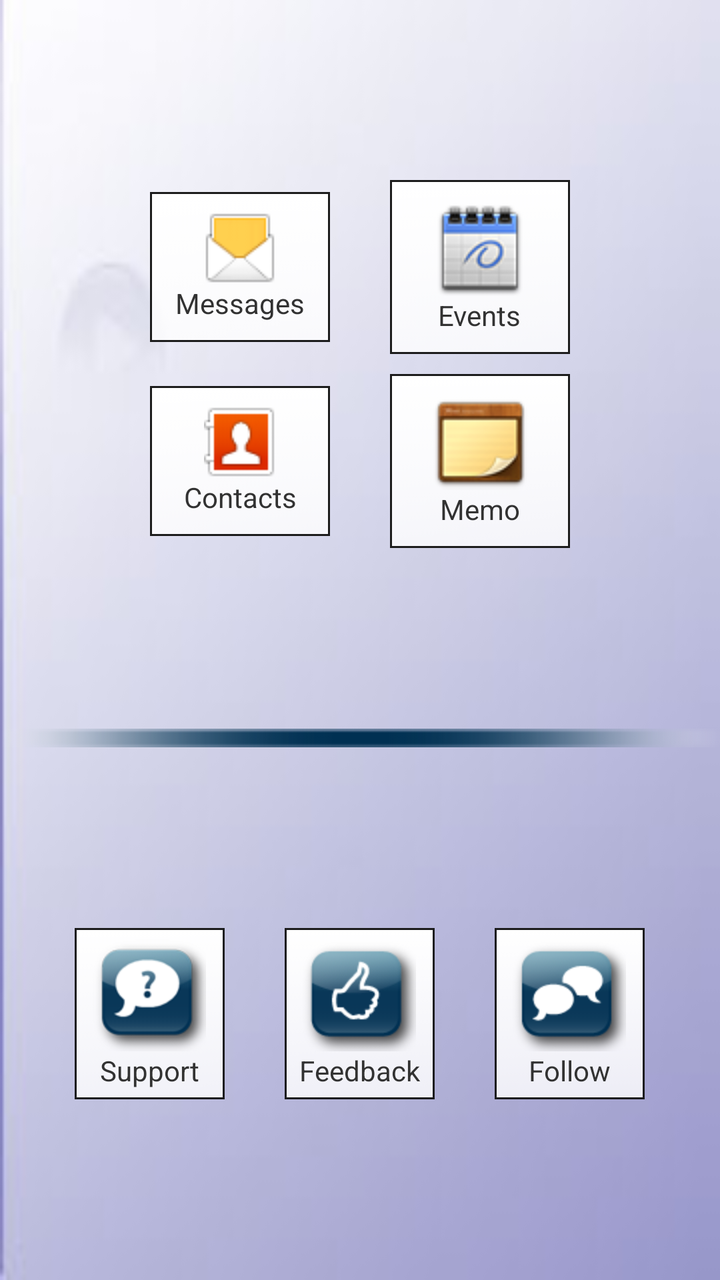
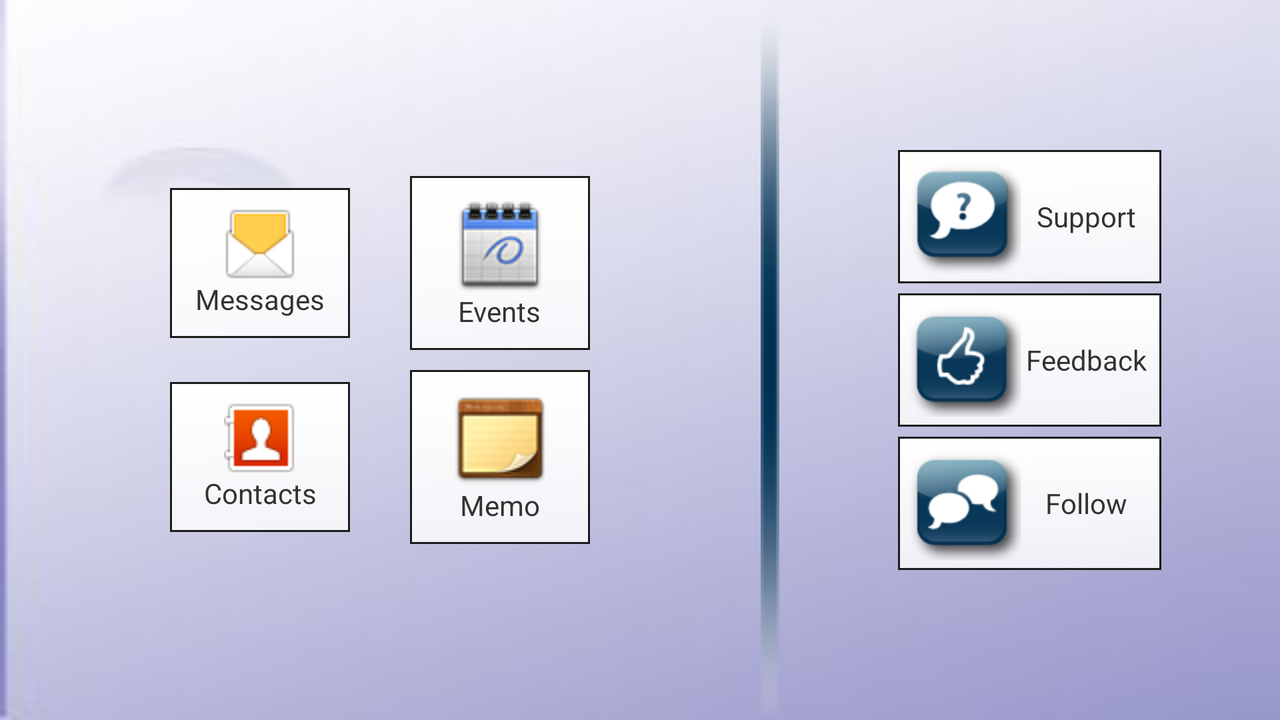

First picture: res/layout/ on a phone held upright. Second picture: the repository's own variant of that layout, on a device whose configuration matches the variant's folder. Source for both follows.
<!-- AndroidManifest.xml: application theme AppTheme -->
<!-- res/layout/home.xml -->
<?xml version="1.0" encoding="utf-8"?>

<LinearLayout xmlns:android="http://schemas.android.com/apk/res/android"
    android:layout_width="match_parent"
    android:layout_height="match_parent"
    android:background="@drawable/bg_norm"
    android:orientation="vertical"
    android:weightSum="4" >

    <LinearLayout
        android:layout_width="match_parent"
        android:layout_height="wrap_content"
        android:layout_weight="2"
        android:orientation="vertical" >

        <ScrollView
            android:id="@+id/scrollView3"
            android:layout_width="match_parent"
            android:layout_height="match_parent" >

            <TableLayout
                android:id="@+id/tl"
                android:layout_width="match_parent"
                android:layout_height="match_parent"
                android:layout_gravity="center" >

                <TableRow android:gravity="center" >

                    <LinearLayout
                        android:id="@+id/bMessage"
                        android:background="@drawable/custom_btn"
                        android:clickable="true"
                        android:gravity="center"
                        android:orientation="vertical"
                        android:padding="10dp" >

                        <TextView
                            android:layout_width="wrap_content"
                            android:layout_height="wrap_content"
                            android:background="@drawable/ic_launcher_smsmms"
                            android:clickable="false"
                            android:focusable="false"
                            android:textAlignment="textEnd" />

                        <TextView
                            android:layout_width="wrap_content"
                            android:layout_height="wrap_content"
                            android:layout_gravity="center"
                            android:text="Messages" />
                    </LinearLayout>

                    <LinearLayout
                        android:id="@+id/bCalendar"
                        android:layout_marginLeft="30dp"
                        android:background="@drawable/custom_btn"
                        android:clickable="true"
                        android:gravity="center"
                        android:orientation="vertical"
                        android:padding="10dp" >

                        <TextView
                            android:layout_width="wrap_content"
                            android:layout_height="wrap_content"
                            android:background="@drawable/ic_launcher_calendar"
                            android:text=""
                            android:textAlignment="textEnd" />

                        <TextView
                            android:id="@+id/textView1"
                            android:layout_width="wrap_content"
                            android:layout_height="wrap_content"
                            android:layout_gravity="center"
                            android:text="Events" />
                    </LinearLayout>
                </TableRow>

                <TableRow
                    android:layout_marginTop="10dp"
                    android:gravity="center" >

                    <LinearLayout
                        android:id="@+id/bContact"
                        android:background="@drawable/custom_btn"
                        android:clickable="true"
                        android:gravity="center"
                        android:orientation="vertical"
                        android:padding="10dp" >

                        <TextView
                            android:layout_width="wrap_content"
                            android:layout_height="wrap_content"
                            android:background="@drawable/ic_launcher_contacts"
                            android:text=""
                            android:textAlignment="textEnd" />

                        <TextView
                            android:layout_width="70dp"
                            android:layout_height="wrap_content"
                            android:layout_gravity="center"
                            android:gravity="center"
                            android:text="Contacts" />
                    </LinearLayout>

                    <LinearLayout
                        android:id="@+id/bMemo"
                        android:layout_marginLeft="30dp"
                        android:background="@drawable/custom_btn"
                        android:clickable="true"
                        android:gravity="center"
                        android:orientation="vertical"
                        android:padding="10dp" >

                        <TextView
                            android:layout_width="wrap_content"
                            android:layout_height="wrap_content"
                            android:background="@drawable/ic_launcher_memo"
                            android:text=""
                            android:textAlignment="textEnd" />

                        <TextView
                            android:layout_width="70dp"
                            android:layout_height="wrap_content"
                            android:layout_gravity="center"
                            android:gravity="center"
                            android:text="Memo" />
                    </LinearLayout>
                </TableRow>
            </TableLayout>
        </ScrollView>
    </LinearLayout>

    <LinearLayout
        android:layout_width="match_parent"
        android:layout_height="wrap_content"
        android:background="@drawable/divider_horiz"
        android:orientation="vertical" >

        <ScrollView
            android:id="@+id/scrollView1"
            android:layout_width="match_parent"
            android:layout_height="match_parent"
            android:visibility="gone" >

            <TableLayout
                android:layout_width="match_parent"
                android:layout_height="match_parent"
                android:layout_gravity="center" >

                <TableRow android:gravity="center" >

                    <ImageButton
                        android:id="@+id/button1"
                        android:layout_width="50dp"
                        android:layout_height="50dp"
                        android:src="@drawable/custom_btn"
                        android:text="" />

                    <ImageButton
                        android:id="@+id/button1"
                        android:layout_width="50dp"
                        android:layout_height="50dp"
                        android:layout_marginLeft="30dp"
                        android:src="@drawable/custom_btn"
                        android:text="" />

                    <ImageButton
                        android:id="@+id/button1"
                        android:layout_width="50dp"
                        android:layout_height="50dp"
                        android:layout_marginLeft="30dp"
                        android:src="@drawable/custom_btn"
                        android:text="" />
                </TableRow>
            </TableLayout>
        </ScrollView>
    </LinearLayout>

    <LinearLayout
        android:layout_width="match_parent"
        android:layout_height="wrap_content"
        android:layout_weight="2"
        android:orientation="vertical" >

        <ScrollView
            android:id="@+id/scrollView2"
            android:layout_width="match_parent"
            android:layout_height="match_parent" >

            <TableLayout
                android:layout_width="match_parent"
                android:layout_height="match_parent"
                android:layout_gravity="center" >

                <TableRow android:gravity="center" >

                    <LinearLayout
                        android:id="@+id/llSupport"
                        android:background="@drawable/custom_btn"
                        android:clickable="true"
                        android:gravity="center"
                        android:orientation="vertical"
                        android:padding="5dp" >

                        <TextView
                            android:id="@+id/button1"
                            android:layout_width="wrap_content"
                            android:layout_height="wrap_content"
                            android:background="@drawable/icon_support"
                            android:focusable="true" />

                        <TextView
                            android:id="@+id/textView1"
                            android:layout_width="65dp"
                            android:layout_height="wrap_content"
                            android:layout_gravity="center"
                            android:focusable="false"
                            android:gravity="center"
                            android:text="Support" />
                    </LinearLayout>

                    <LinearLayout
                        android:layout_marginLeft="30dp"
                        android:background="@drawable/custom_btn"
                        android:clickable="true"
                        android:gravity="center"
                        android:orientation="vertical"
                        android:padding="5dp" >

                        <TextView
                            android:id="@+id/button1"
                            android:layout_width="wrap_content"
                            android:layout_height="wrap_content"
                            android:background="@drawable/icon_feedback"
                            android:text="" />

                        <TextView
                            android:id="@+id/textView1"
                            android:layout_width="65dp"
                            android:layout_height="wrap_content"
                            android:layout_gravity="center"
                            android:gravity="center"
                            android:text="Feedback" />
                    </LinearLayout>

                    <LinearLayout
                        android:layout_marginLeft="30dp"
                        android:background="@drawable/custom_btn"
                        android:clickable="true"
                        android:gravity="center"
                        android:orientation="vertical"
                        android:padding="5dp" >

                        <TextView
                            android:id="@+id/button1"
                            android:layout_width="wrap_content"
                            android:layout_height="wrap_content"
                            android:background="@drawable/icon_follow"
                            android:text="" />

                        <TextView
                            android:id="@+id/textView1"
                            android:layout_width="65dp"
                            android:layout_height="wrap_content"
                            android:layout_gravity="center"
                            android:gravity="center"
                            android:text="Follow" />
                    </LinearLayout>
                </TableRow>
            </TableLayout>
        </ScrollView>
    </LinearLayout>

</LinearLayout>
<!-- resources referenced by this layout -->
<resources>
  <!-- drawable bg_norm: jpg bitmap (drawable-hdpi, 2357 bytes) -->
  <!-- drawable custom_btn (drawable) -->
  <selector xmlns:android="http://schemas.android.com/apk/res/android">
  
      <item android:drawable="@drawable/item_normal" android:state_enabled="true" android:state_window_focused="false"/>
      <item android:drawable="@drawable/item_normal" android:state_enabled="false" android:state_window_focused="false"/>
      <item android:drawable="@drawable/item_selected" android:state_pressed="true"/>
      <item android:drawable="@drawable/item_selected" android:state_enabled="true" android:state_focused="true"/>
      <item android:drawable="@drawable/item_normal" android:state_enabled="true"/>
      <item android:drawable="@drawable/item_selected" android:state_focused="true"/>
      <item android:drawable="@drawable/item_normal"/>
  
  </selector>
  <!-- drawable divider_horiz: png bitmap (drawable-ldpi, 785 bytes) -->
  <!-- drawable ic_launcher_calendar: png bitmap (drawable, 410 bytes) -->
  <!-- drawable ic_launcher_contacts: png bitmap (drawable, 1409 bytes) -->
  <!-- drawable ic_launcher_memo: png bitmap (drawable, 1466 bytes) -->
  <!-- drawable ic_launcher_smsmms: png bitmap (drawable, 1211 bytes) -->
  <!-- drawable icon_feedback: png bitmap (drawable-hdpi, 4833 bytes) -->
  <!-- drawable icon_follow: png bitmap (drawable-hdpi, 4342 bytes) -->
  <!-- drawable icon_support: png bitmap (drawable-hdpi, 5406 bytes) -->
  <style name="AppTheme" parent="AppBaseTheme">
       
      </style>
  <!-- drawable item_normal (drawable) -->
  <?xml version="1.0" encoding="utf-8"?>
  
  <shape xmlns:android="http://schemas.android.com/apk/res/android" >
      <gradient
          android:startColor="#FFFFFFFF"
              android:endColor="#CCFFFFFF"
          
              android:angle="270" />
          <stroke
              android:width="1dp"
              android:color="#1C1C1C" />
  </shape>
  <!-- drawable item_selected (drawable) -->
  <?xml version="1.0" encoding="utf-8"?>
  
  <shape xmlns:android="http://schemas.android.com/apk/res/android" >
  
      <gradient
          android:angle="90"
          android:endColor="#400000FF"
          android:startColor="#200000FF" />
  
      <stroke
          android:width="1dp"
          android:color="#ABA4A4" />
  
      <corners android:radius="5dp" />
  
  </shape>
  <style name="AppBaseTheme" parent="android:Theme.Light">
        
      </style>
</resources>
<!-- res/layout-land/home.xml (the author's variant of the layout above) -->
<!-- drawn on the phone turned sideways -->
<?xml version="1.0" encoding="utf-8"?>

<LinearLayout xmlns:android="http://schemas.android.com/apk/res/android"
    android:layout_width="match_parent"
    android:layout_height="match_parent"
    android:background="@drawable/bg_norm"
    android:orientation="horizontal"
    android:weightSum="10" >

    <LinearLayout
        android:layout_width="match_parent"
        android:layout_height="match_parent"
        android:layout_weight="4"
        android:orientation="vertical" >

        <ScrollView
            android:id="@+id/scrollView3"
            android:layout_width="match_parent"
            android:layout_height="match_parent" >

            <TableLayout
                android:id="@+id/tl"
                android:layout_width="match_parent"
                android:layout_height="match_parent"
                android:layout_gravity="center" >

                <TableRow android:gravity="center" >

                    <LinearLayout
                        android:id="@+id/bMessage"
                        android:background="@drawable/custom_btn"
                        android:clickable="true"
                        android:gravity="center"
                        android:orientation="vertical"
                        android:padding="10dp" >

                        <TextView
                            android:layout_width="wrap_content"
                            android:layout_height="wrap_content"
                            android:background="@drawable/ic_launcher_smsmms"
                            android:clickable="false"
                            android:focusable="false"
                            android:textAlignment="textEnd" />

                        <TextView
                            android:layout_width="wrap_content"
                            android:layout_height="wrap_content"
                            android:layout_gravity="center"
                            android:text="Messages" />
                    </LinearLayout>

                    <LinearLayout
                        android:id="@+id/bCalendar"
                        android:layout_marginLeft="30dp"
                        android:background="@drawable/custom_btn"
                        android:clickable="true"
                        android:gravity="center"
                        android:orientation="vertical"
                        android:padding="10dp" >

                        <TextView
                            android:layout_width="wrap_content"
                            android:layout_height="wrap_content"
                            android:background="@drawable/ic_launcher_calendar"
                            android:text=""
                            android:textAlignment="textEnd" />

                        <TextView
                            android:id="@+id/textView1"
                            android:layout_width="wrap_content"
                            android:layout_height="wrap_content"
                            android:layout_gravity="center"
                            android:text="Events" />
                    </LinearLayout>
                </TableRow>

                <TableRow
                    android:layout_marginTop="10dp"
                    android:gravity="center" >

                    <LinearLayout
                        android:id="@+id/bContact"
                        android:background="@drawable/custom_btn"
                        android:clickable="true"
                        android:gravity="center"
                        android:orientation="vertical"
                        android:padding="10dp" >

                        <TextView
                            android:layout_width="wrap_content"
                            android:layout_height="wrap_content"
                            android:background="@drawable/ic_launcher_contacts"
                            android:text=""
                            android:textAlignment="textEnd" />

                        <TextView
                            android:layout_width="70dp"
                            android:layout_height="wrap_content"
                            android:layout_gravity="center"
                            android:gravity="center"
                            android:text="Contacts" />
                    </LinearLayout>

                    <LinearLayout
                        android:id="@+id/bMemo"
                        android:layout_marginLeft="30dp"
                        android:background="@drawable/custom_btn"
                        android:clickable="true"
                        android:gravity="center"
                        android:orientation="vertical"
                        android:padding="10dp" >

                        <TextView
                            android:layout_width="wrap_content"
                            android:layout_height="wrap_content"
                            android:background="@drawable/ic_launcher_memo"
                            android:text=""
                            android:textAlignment="textEnd" />

                        <TextView
                            android:layout_width="70dp"
                            android:layout_height="wrap_content"
                            android:layout_gravity="center"
                            android:gravity="center"
                            android:text="Memo" />
                    </LinearLayout>
                </TableRow>
            </TableLayout>
        </ScrollView>
    </LinearLayout>

    <LinearLayout
        android:layout_width="wrap_content"
        android:layout_height="match_parent"
        android:background="@drawable/divider_vert"
        android:visibility="visible" >

        <ScrollView
            android:id="@+id/scrollView1"
            android:layout_width="match_parent"
            android:layout_height="match_parent"
            android:visibility="gone" >

            <TableLayout
                android:layout_width="match_parent"
                android:layout_height="match_parent"
                android:layout_gravity="center" >

                <TableRow android:gravity="center" >

                    <ImageButton
                        android:id="@+id/button1"
                        android:layout_width="50dp"
                        android:layout_height="50dp"
                        android:src="@drawable/custom_btn"
                        android:text="" />

                    <ImageButton
                        android:id="@+id/button1"
                        android:layout_width="50dp"
                        android:layout_height="50dp"
                        android:layout_marginLeft="30dp"
                        android:src="@drawable/custom_btn"
                        android:text="" />

                    <ImageButton
                        android:id="@+id/button1"
                        android:layout_width="50dp"
                        android:layout_height="50dp"
                        android:layout_marginLeft="30dp"
                        android:src="@drawable/custom_btn"
                        android:text="" />
                </TableRow>
            </TableLayout>
        </ScrollView>
    </LinearLayout>

    <LinearLayout
        android:layout_width="match_parent"
        android:layout_height="match_parent"
        android:layout_weight="6"
        android:orientation="vertical" >

        <ScrollView
            android:id="@+id/scrollView2"
            android:layout_width="match_parent"
            android:layout_height="match_parent" >

            <TableLayout
                android:layout_width="match_parent"
                android:layout_height="match_parent"
                android:layout_gravity="center"
                android:orientation="vertical" >

                <TableRow android:gravity="center" >

                    <LinearLayout
                        android:background="@drawable/custom_btn"
                        android:clickable="true"
                        android:gravity="center"
                        android:orientation="horizontal"
                        android:padding="5dp" 
                        android:id="@+id/llSupport">

                        <TextView
                            android:id="@+id/button1"
                            android:layout_width="wrap_content"
                            android:layout_height="wrap_content"
                            android:background="@drawable/icon_support"
                            android:focusable="true" />

                        <TextView
                            android:id="@+id/textView1"
                            android:layout_width="65dp"
                            android:layout_height="wrap_content"
                            android:layout_gravity="center"
                            android:focusable="false"
                            android:gravity="center"
                            android:text="Support" />
                    </LinearLayout>
                </TableRow>

                <TableRow android:gravity="center" 
                    android:layout_marginTop="5dp">

                    <LinearLayout
                        android:background="@drawable/custom_btn"
                        android:clickable="true"
                        android:gravity="center"
                        android:orientation="horizontal"
                        android:padding="5dp" >

                        <TextView
                            android:id="@+id/button1"
                            android:layout_width="wrap_content"
                            android:layout_height="wrap_content"
                            android:background="@drawable/icon_feedback"
                            android:text="" />

                        <TextView
                            android:id="@+id/textView1"
                            android:layout_width="65dp"
                            android:layout_height="wrap_content"
                            android:layout_gravity="center"
                            android:gravity="center"
                            android:text="Feedback" />
                    </LinearLayout>
                </TableRow>

                <TableRow android:gravity="center"
                    android:layout_marginTop="5dp" >

                    <LinearLayout
                        android:background="@drawable/custom_btn"
                        android:clickable="true"
                        android:gravity="center"
                        android:orientation="horizontal"
                        android:padding="5dp" >

                        <TextView
                            android:id="@+id/button1"
                            android:layout_width="wrap_content"
                            android:layout_height="wrap_content"
                            android:background="@drawable/icon_follow"
                            android:text="" />

                        <TextView
                            android:id="@+id/textView1"
                            android:layout_width="65dp"
                            android:layout_height="wrap_content"
                            android:layout_gravity="center"
                            android:gravity="center"
                            android:text="Follow" />
                    </LinearLayout>
                </TableRow>
            </TableLayout>
        </ScrollView>
    </LinearLayout>

</LinearLayout>
<!-- resources referenced by the variant -->
<!-- as the phone turned sideways resolves them -->
<resources>
  <!-- drawable bg_norm: jpg bitmap (drawable-hdpi, 2357 bytes) -->
  <!-- drawable custom_btn (drawable) -->
  <selector xmlns:android="http://schemas.android.com/apk/res/android">
  
      <item android:drawable="@drawable/item_normal" android:state_enabled="true" android:state_window_focused="false"/>
      <item android:drawable="@drawable/item_normal" android:state_enabled="false" android:state_window_focused="false"/>
      <item android:drawable="@drawable/item_selected" android:state_pressed="true"/>
      <item android:drawable="@drawable/item_selected" android:state_enabled="true" android:state_focused="true"/>
      <item android:drawable="@drawable/item_normal" android:state_enabled="true"/>
      <item android:drawable="@drawable/item_selected" android:state_focused="true"/>
      <item android:drawable="@drawable/item_normal"/>
  
  </selector>
  <!-- drawable divider_vert: png bitmap (drawable-ldpi, 604 bytes) -->
  <!-- drawable ic_launcher_calendar: png bitmap (drawable, 410 bytes) -->
  <!-- drawable ic_launcher_contacts: png bitmap (drawable, 1409 bytes) -->
  <!-- drawable ic_launcher_memo: png bitmap (drawable, 1466 bytes) -->
  <!-- drawable ic_launcher_smsmms: png bitmap (drawable, 1211 bytes) -->
  <!-- drawable icon_feedback: png bitmap (drawable-hdpi, 4833 bytes) -->
  <!-- drawable icon_follow: png bitmap (drawable-hdpi, 4342 bytes) -->
  <!-- drawable icon_support: png bitmap (drawable-hdpi, 5406 bytes) -->
  <style name="AppTheme" parent="AppBaseTheme">
       
      </style>
  <!-- drawable item_normal (drawable) -->
  <?xml version="1.0" encoding="utf-8"?>
  
  <shape xmlns:android="http://schemas.android.com/apk/res/android" >
      <gradient
          android:startColor="#FFFFFFFF"
              android:endColor="#CCFFFFFF"
          
              android:angle="270" />
          <stroke
              android:width="1dp"
              android:color="#1C1C1C" />
  </shape>
  <!-- drawable item_selected (drawable) -->
  <?xml version="1.0" encoding="utf-8"?>
  
  <shape xmlns:android="http://schemas.android.com/apk/res/android" >
  
      <gradient
          android:angle="90"
          android:endColor="#400000FF"
          android:startColor="#200000FF" />
  
      <stroke
          android:width="1dp"
          android:color="#ABA4A4" />
  
      <corners android:radius="5dp" />
  
  </shape>
  <style name="AppBaseTheme" parent="android:Theme.Light">
        
      </style>
</resources>
